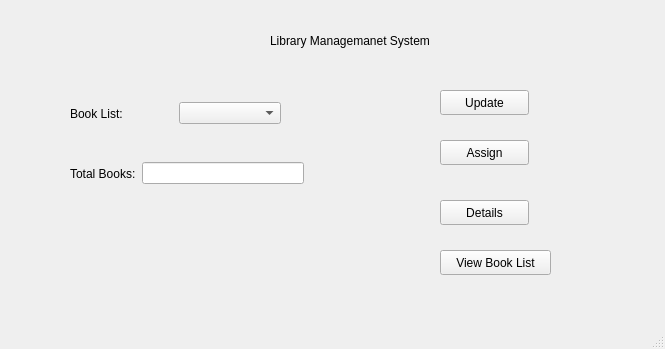
<?xml version="1.0" encoding="UTF-8"?>
<ui version="4.0">
 <class>MainWindow</class>
 <widget class="QMainWindow" name="MainWindow">
  <property name="geometry">
   <rect>
    <x>0</x>
    <y>0</y>
    <width>665</width>
    <height>349</height>
   </rect>
  </property>
  <property name="windowTitle">
   <string>MainWindow</string>
  </property>
  <widget class="QWidget" name="centralwidget">
   <widget class="QPushButton" name="pushButton">
    <property name="geometry">
     <rect>
      <x>440</x>
      <y>90</y>
      <width>89</width>
      <height>25</height>
     </rect>
    </property>
    <property name="text">
     <string>Update</string>
    </property>
   </widget>
   <widget class="QLabel" name="label_3">
    <property name="geometry">
     <rect>
      <x>270</x>
      <y>30</y>
      <width>211</width>
      <height>21</height>
     </rect>
    </property>
    <property name="text">
     <string>Library Managemanet System</string>
    </property>
   </widget>
   <widget class="QWidget" name="layoutWidget">
    <property name="geometry">
     <rect>
      <x>70</x>
      <y>100</y>
      <width>211</width>
      <height>27</height>
     </rect>
    </property>
    <layout class="QHBoxLayout" name="horizontalLayout">
     <item>
      <widget class="QLabel" name="label">
       <property name="text">
        <string>Book List:</string>
       </property>
      </widget>
     </item>
     <item>
      <widget class="QComboBox" name="comboBox"/>
     </item>
    </layout>
   </widget>
   <widget class="QWidget" name="layoutWidget_2">
    <property name="geometry">
     <rect>
      <x>70</x>
      <y>160</y>
      <width>234</width>
      <height>27</height>
     </rect>
    </property>
    <layout class="QHBoxLayout" name="horizontalLayout_2">
     <item>
      <widget class="QLabel" name="label_2">
       <property name="text">
        <string>Total Books:</string>
       </property>
      </widget>
     </item>
     <item>
      <widget class="QLineEdit" name="lineEdit"/>
     </item>
    </layout>
   </widget>
   <widget class="QPushButton" name="assign_button">
    <property name="geometry">
     <rect>
      <x>440</x>
      <y>140</y>
      <width>89</width>
      <height>25</height>
     </rect>
    </property>
    <property name="text">
     <string>Assign</string>
    </property>
   </widget>
   <widget class="QPushButton" name="detailsButton">
    <property name="geometry">
     <rect>
      <x>440</x>
      <y>200</y>
      <width>89</width>
      <height>25</height>
     </rect>
    </property>
    <property name="text">
     <string>Details</string>
    </property>
   </widget>
   <widget class="QPushButton" name="pushButton_2">
    <property name="geometry">
     <rect>
      <x>440</x>
      <y>250</y>
      <width>111</width>
      <height>25</height>
     </rect>
    </property>
    <property name="text">
     <string>View Book List</string>
    </property>
   </widget>
  </widget>
  <widget class="QMenuBar" name="menubar">
   <property name="geometry">
    <rect>
     <x>0</x>
     <y>0</y>
     <width>665</width>
     <height>22</height>
    </rect>
   </property>
  </widget>
  <widget class="QStatusBar" name="statusbar"/>
 </widget>
 <resources/>
 <connections/>
</ui>
